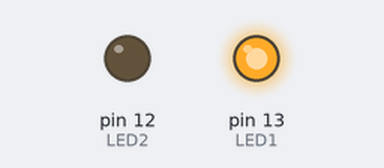
Simulated run of this sketch. Board: Arduino Uno, built with avr-gcc and run on an emulated ATmega328P. On the bench: output pins drawn as LEDs (lit = HIGH).

Above: at 1.0 s.
At 3.0 s:
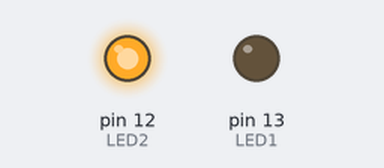
At 6.5 s:
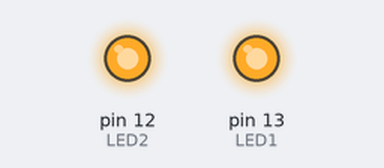
At 9.5 s:
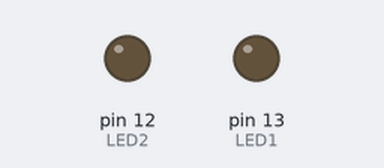
Timing chart, 0 to 13.0 s (numbered marks = the images above):
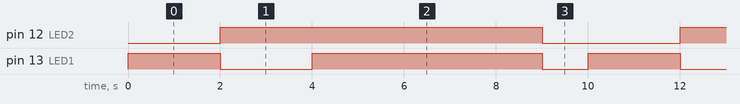

Measured:
- by itself, pin 12 (LED2): alternates HIGH for 7.0 s and LOW for 3.0 s
- by itself, pin 13 (LED1): repeats every 10.0 s: LOW 2.0 s, HIGH 5.0 s, LOW 1.0 s, HIGH 2.0 s
- by itself, everything shown: repeats every 10.0 s, in 4 steps

The sketch:

testesleds.ino
```cpp
int LED1 = 13; //PORTA 13 DIGITAL
int LED2 = 12; //PORTA 12 DIGITAL


void setup() {
  pinMode(LED1,OUTPUT);
  pinMode(LED2,OUTPUT);

}

void loop() {
  digitalWrite(LED1,HIGH);
  digitalWrite(LED2,LOW);
  delay(2000);

  digitalWrite(LED1,LOW);
  digitalWrite(LED2,HIGH);
  delay(2000);

  digitalWrite(LED1,HIGH);
  digitalWrite(LED2,HIGH);
  delay(5000);

  digitalWrite(LED1,LOW);
  digitalWrite(LED2,LOW);
  delay(1000);

}
```
